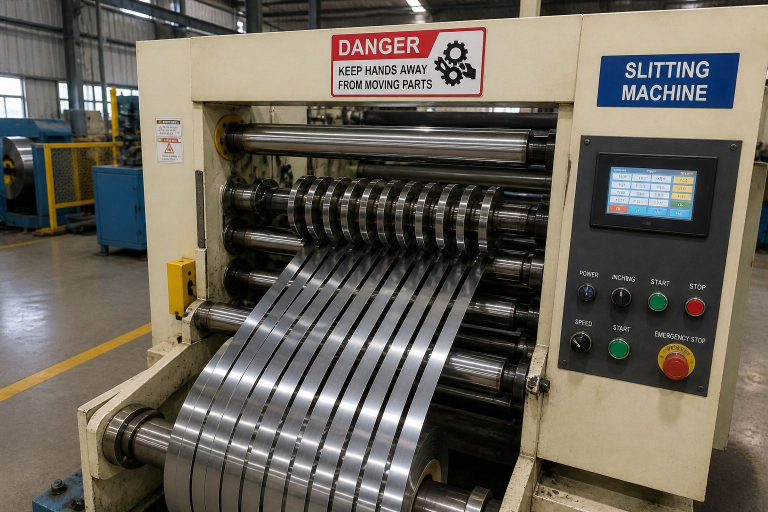
%> input picture withoutobject.jpeg, 1536 x 1024 px (shown at 1/2 size)
$ octave 'classicalmatlab (1).m'   (GNU Octave 9; MATLAB toolbox functions it lacks are replaced by stand-ins)
%> lines starting %> are read from the running program, lines starting %| are printed output that depends on the picture; in (x1, y1, x2, y2) boxes, pixels count from 0 and x2, y2 are one past the last pixel; in counts of white or black regions, pixels touching at a corner belong together; the program's own positions count from 1
%% ================================================================
%  hand_safety_detector.m
%  Industrial Hand / Danger-Zone Safety System — Classical IPCV
%
%  Core problem solved here:
%    Skin segmentation detects BOTH hand and face.
%    This script suppresses the face using three independent layers:
%      (1) Spatial proximity  — only blobs near the danger zone survive
%      (2) Geometric shape    — circular/compact blobs (face) are rejected
%      (3) Distance priority  — closest-to-zone blob wins, not largest
%
%  Inputs  : withoutobject.jpeg  (hand NOT in danger zone)
%            withobject.jpeg     (hand IN danger zone)
%  Outputs : 4-panel figure per image + console alert
%% ================================================================

clc; clear; close all;

%% ────────────────────────────────────────────────────────────────
%%  SECTION A — ALL TUNABLE PARAMETERS  (edit only here)
%% ────────────────────────────────────────────────────────────────

% ── Danger zone  [x_left  y_top  width  height]  (pixels) ───────
%    Use MATLAB's impixelinfo / imtool to read exact coordinates.
DANGER_ZONE = [460, 240, 260, 200];
% ── YCbCr skin thresholds (Kovac et al. 2003 / Chai & Ngan 1999) ─
CB_MIN = 77;   CB_MAX = 127;
CR_MIN = 133;  CR_MAX = 173;
Y_MIN  = 40;   Y_MAX  = 230;     % clamp shadows (low) and specular (high)

% ── HSV secondary refinement (set USE_HSV=false to disable) ──────
USE_HSV = true;
H_MIN   = 0.00;  H_MAX = 0.11;   % hue  : red-orange skin band
S_MIN   = 0.08;  S_MAX = 0.88;   % sat  : not grey, not fully saturated
V_MIN   = 0.18;                   % val  : reject near-black regions

% ── Gaussian pre-filter ──────────────────────────────────────────
GAUSS_SIGMA = 1.5;
GAUSS_SIZE  = 5;

% ── Morphological structuring element radii ──────────────────────
SE_CLOSE_R = 13;    % closing  – bridges finger gaps / ring holes
SE_OPEN_R  = 5;     % opening  – strips thin noise filaments

% ── Connected-component quality filters ──────────────────────────
MIN_AREA        = 1500;   % px²  – minimum blob area kept
MAX_AREA        = 80000;  % px²  – cap to ignore merged head+body blobs
MIN_EXTENT      = 0.12;   % area/bbox  – rejects ring-shaped artefacts
MAX_SOLIDITY    = 0.92;   % area/convexhull  – rejects compact (face) blobs
MIN_ASPECT      = 0.30;   % short/long side  – rejects extremely elongated noise
                          %   (hand is irregular but not a thin line)

% ── Spatial proximity filter (KEY face-suppression layer) ────────
%    Only blobs whose bounding-box centre is within PROXIMITY_MARGIN
%    pixels of the danger-zone bounding box are considered.
%    The face is typically 300–600 px away; the hand is ≤150 px.
PROXIMITY_MARGIN = 180;   % pixels

% ── Face-region exclusion mask (optional hard exclusion) ─────────
%    If the face always appears in the upper-left quadrant, set
%    EXCLUDE_FACE_REGION = true and define the rectangle below.
%    This is a belt-and-suspenders layer on top of the filters above.
EXCLUDE_FACE_REGION = false;
FACE_EXCLUDE_RECT   = [0, 0, 200, 220];  % [x y w h] – upper-left crop

%% ────────────────────────────────────────────────────────────────
%%  SECTION B — LOAD IMAGES
%% ────────────────────────────────────────────────────────────────

img_safe   = safe_imread('withoutobject.jpeg');
%> in safe_imread, raw is the input picture: size 1024x1536x3 uint8; mean R, G, B 104.6, 99, 89.1
img_danger = safe_imread('withobject.jpeg');
%> call 2 of safe_imread, with filename = 'withobject.jpeg'
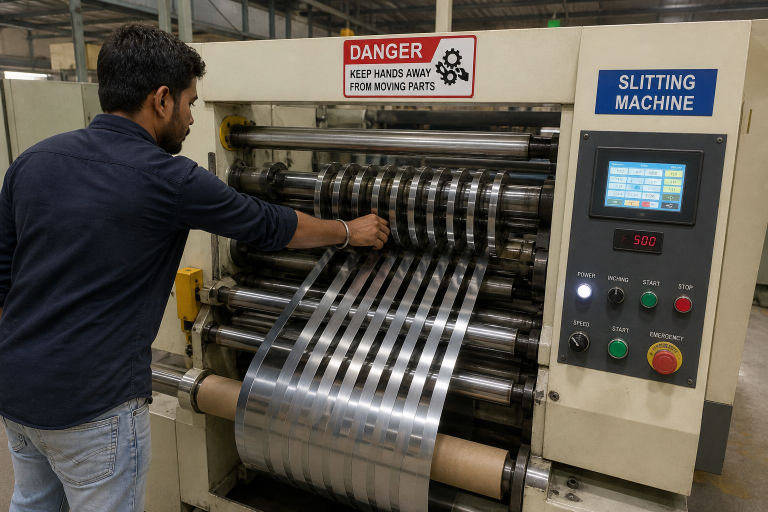
%> input picture withobject.jpeg, 1536 x 1024 px (shown at 1/2 size)
%> in safe_imread, raw is the input picture: size 1024x1536x3 uint8; mean R, G, B 90.8, 85.5, 76.7

%% ────────────────────────────────────────────────────────────────
%%  SECTION C — RUN DETECTOR ON BOTH IMAGES
%% ────────────────────────────────────────────────────────────────

fprintf('\n=== Industrial Hand Safety Detector ===\n\n');

process_image(img_safe, DANGER_ZONE, ...
    CB_MIN, CB_MAX, CR_MIN, CR_MAX, Y_MIN, Y_MAX, ...
    USE_HSV, H_MIN, H_MAX, S_MIN, S_MAX, V_MIN, ...
    SE_CLOSE_R, SE_OPEN_R, GAUSS_SIGMA, GAUSS_SIZE, ...
    MIN_AREA, MAX_AREA, MIN_EXTENT, MAX_SOLIDITY, MIN_ASPECT, ...
    PROXIMITY_MARGIN, EXCLUDE_FACE_REGION, FACE_EXCLUDE_RECT, ...
    'Image A — withoutobject  (expected: SAFE)');

process_image(img_danger, DANGER_ZONE, ...
    CB_MIN, CB_MAX, CR_MIN, CR_MAX, Y_MIN, Y_MAX, ...
    USE_HSV, H_MIN, H_MAX, S_MIN, S_MAX, V_MIN, ...
    SE_CLOSE_R, SE_OPEN_R, GAUSS_SIGMA, GAUSS_SIZE, ...
    MIN_AREA, MAX_AREA, MIN_EXTENT, MAX_SOLIDITY, MIN_ASPECT, ...
    PROXIMITY_MARGIN, EXCLUDE_FACE_REGION, FACE_EXCLUDE_RECT, ...
    'Image B — withobject     (expected: HAND IN DANGER ZONE)');


%% ================================================================
%%  LOCAL FUNCTIONS
%% ================================================================

function process_image(img, dz, ...
        cb_min, cb_max, cr_min, cr_max, y_min, y_max, ...
        use_hsv, h_min, h_max, s_min, s_max, v_min, ...
        se_close_r, se_open_r, g_sigma, g_sz, ...
        min_area, max_area, min_extent, max_solidity, min_aspect, ...
        prox_margin, excl_face, face_rect, fig_title)
%> called with dz = [460 240 260 200], cb_min = 77, cb_max = 127, cr_min = 133, cr_max = 173, y_min = 40, y_max = 230, use_hsv = true

    [imgH, imgW, ~] = size(img);

    % ── 1. Gaussian smoothing ─────────────────────────────────────
    %  Reduces JPEG block artefacts and sensor noise before colour ops.
    h_g   = fspecial('gaussian', [g_sz g_sz], g_sigma);
    img_f = imfilter(img, h_g, 'replicate');

    % ── 2. YCbCr skin mask ────────────────────────────────────────
    %  Cb/Cr chrominance is stable across illumination changes.
    %  Y bounds suppress cast shadows (low Y) and metal glare (high Y).
    ycbcr = rgb2ycbcr(img_f);
    Y  = double(ycbcr(:,:,1));
    Cb = double(ycbcr(:,:,2));
    Cr = double(ycbcr(:,:,3));

    mask_ycbcr = (Cb >= cb_min) & (Cb <= cb_max) & ...
                 (Cr >= cr_min) & (Cr <= cr_max) & ...
                 (Y  >= y_min)  & (Y  <= y_max);
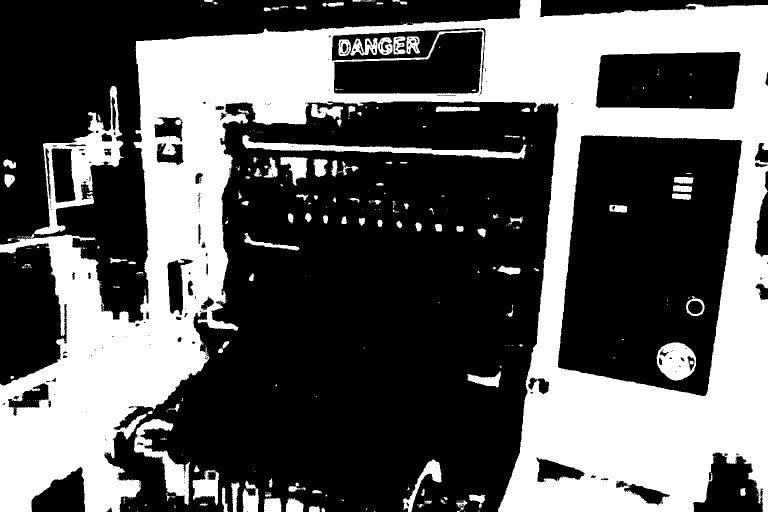
%> mask_ycbcr: size 1024x1536 logical (shown at 1/2 size); 37.1% white; 388 white regions (261 under 20 px), largest, box (x1, y1, x2, y2) and area: (0, 0, 1536, 1024) 523802, (68, 172, 248, 469) 13232, (485, 270, 1053, 319) 6644

    % ── 3. Optional HSV refinement ────────────────────────────────
    %  Intersecting YCbCr with HSV rejects copper-coloured metal,
    %  wooden surfaces, and orange PPE that share Cb/Cr with skin.
    if use_hsv
        hsv      = rgb2hsv(img_f);
        H = hsv(:,:,1);  S = hsv(:,:,2);  V = hsv(:,:,3);
        mask_hsv = (H >= h_min) & (H <= h_max) & ...
                   (S >= s_min) & (S <= s_max) & ...
                   (V >= v_min);
        skin_raw = mask_ycbcr & mask_hsv;
    else
        skin_raw = mask_ycbcr;
    end

    % ── 4. Hard face-region exclusion (optional) ──────────────────
    %  Zeroes out a known face rectangle in the mask.
    %  Only use when the face location is predictable across all images.
    if excl_face
        fr = round(face_rect);
        r1 = max(1, fr(2));  r2 = min(imgH, fr(2)+fr(4));
        c1 = max(1, fr(1));  c2 = min(imgW, fr(1)+fr(3));
        skin_raw(r1:r2, c1:c2) = false;
    end

    % ── 5. Morphological pipeline ─────────────────────────────────
    %  Order: close → open → fill → area-open
    %
    %  Closing (r=13): dilation then erosion.
    %    Bridges the inter-finger gaps and ring/knuckle holes that
    %    skin thresholding leaves inside the palm.
    se_c     = strel('disk', se_close_r);
    m_closed = imclose(skin_raw, se_c);

    %  Opening (r=5): erosion then dilation.
    %    Strips thin filaments and isolated noise pixels that closing
    %    may have created at specular edges on metal.
    se_o     = strel('disk', se_open_r);
    m_opened = imopen(m_closed, se_o);

    %  Hole filling: catches internal reflections inside palm.
    m_filled = imfill(m_opened, 'holes');

    %  bwareaopen: drops every blob < min_area before regionprops,
    %  keeping the array sparse and the later loop fast.
    m_clean  = bwareaopen(m_filled, min_area);
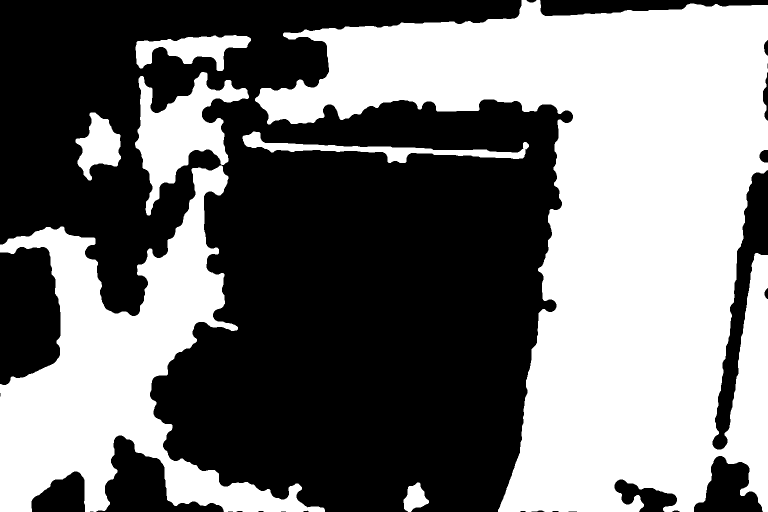
%> m_clean: size 1024x1536 logical (shown at 1/2 size); 46% white; 7 white regions

    % ── 6. Connected-component extraction ─────────────────────────
    cc    = bwconncomp(m_clean, 8);
%> cc = 7 connected components
    props = regionprops(cc, 'Area', 'BoundingBox', ...
                            'Extent', 'Solidity', 'Centroid');
%> props = 7 regions; largest, box (x1, y1, x2, y2), Area, Centroid, Extent and Solidity: (510, 0, 1536, 1024) 511557 [1221 458.6] 0.487 0.619, (0, 331, 650, 1024) 161694 [234.8 748.8] 0.359 0.461, (270, 144, 498, 431) 25834 [360.8 263.7] 0.395 0.564, (271, 70, 502, 142) 8354 [383.6 98] 0.502 0.621

    % ── 7. Danger-zone geometry (used in filters below) ───────────
    dz_cx = dz(1) + dz(3)/2;   % danger-zone centre x
    dz_cy = dz(2) + dz(4)/2;   % danger-zone centre y

    % Axis-aligned proximity box expanded by PROX_MARGIN
    prox_x1 = dz(1) - prox_margin;
    prox_y1 = dz(2) - prox_margin;
    prox_x2 = dz(1) + dz(3) + prox_margin;
    prox_y2 = dz(2) + dz(4) + prox_margin;

    % ── 8. Candidate selection — three filter layers ──────────────
    best_bbox = [];
    best_dist = inf;

    for k = 1:length(props)
        bb  = props(k).BoundingBox;          % [x y w h]
        cx  = props(k).Centroid(1);
        cy  = props(k).Centroid(2);
        ar  = props(k).Area;
        ext = props(k).Extent;
        sol = props(k).Solidity;
        asp = min(bb(3),bb(4)) / max(bb(3),bb(4));   % ∈ (0,1]; circle ≈ 1

        % ── Layer 1: Area bounds ─────────────────────────────────
        %  Reject dust (< min_area, already done by bwareaopen) and
        %  merged head-body blobs that are unrealistically large.
        if ar < min_area || ar > max_area
            continue;
        end

        % ── Layer 2: Shape / geometry filters ────────────────────
        %  Extent: hollow or ring-shaped artefacts have low extent.
        if ext < min_extent
            continue;
        end
        %  Solidity: the face has a near-convex silhouette (solidity
        %  close to 1.0). The hand is irregular (lower solidity).
        %  A threshold of 0.92 rejects compact circular blobs.
        if sol > max_solidity
            continue;
        end
        %  Aspect ratio: the hand is never a near-square compact blob
        %  (that is the face). Values < min_aspect mean very elongated
        %  noise (a thin arm stripe); both extremes are rejected.
        if asp < min_aspect
            continue;
        end

        % ── Layer 3: Spatial proximity to danger zone ─────────────
        %  Only blobs whose centroid falls inside the proximity box
        %  are considered. This is the primary face-suppression step:
        %  the face is always far from the machine / danger zone.
        if cx < prox_x1 || cx > prox_x2 || cy < prox_y1 || cy > prox_y2
            continue;
        end

        % ── Distance priority: prefer closest blob to zone centre ──
        %  Using centroid-to-zone-centre Euclidean distance.
        %  This replaces the naive "pick largest" rule that caused
        %  the face to dominate when it had more skin pixels.
        dist = sqrt((cx - dz_cx)^2 + (cy - dz_cy)^2);
        if dist < best_dist
            best_dist = dist;
            best_bbox = bb;
        end
    end
%> this loop made 7 passes
%> (cx, cy, ar, ext, sol, asp, dist, best_dist) on pass 3: (360.8, 263.7, 25834, 0.395, 0.564, 0.794, 241.5, 241.5)

    hand_detected = ~isempty(best_bbox);
%> hand_detected = true

    % ── 9. Overlap test (axis-aligned SAT) ────────────────────────
    in_danger = false;
    if hand_detected
        in_danger = boxes_overlap(best_bbox, dz);
%> in boxes_overlap, `ax2 = A(1)+A(3)`: ax2 = 498.5
%> in boxes_overlap, `ay2 = A(2)+A(4)`: ay2 = 431.5
%> in boxes_overlap, `result = ~(ax2 < B(1) || bx2 < A(1) || ay2 < B(2) || by2 < A(2));`: result = true
%> in_danger = true
    end

    % ── 10. Four-panel visualisation ──────────────────────────────
    figure('Name', fig_title, 'NumberTitle', 'off', ...
           'Position', [60 60 1280 680]);

    %  Panel 1 — original with danger zone marker
    subplot(1,4,1);
    imshow(img); hold on;
    rectangle('Position', dz, 'EdgeColor', 'yellow', ...
              'LineStyle', '--', 'LineWidth', 2);
    title('Original + Danger Zone', 'FontWeight', 'bold');

    %  Panel 2 — raw skin mask
    subplot(1,4,2);
    imshow(skin_raw);
    title('Skin mask (YCbCr ∩ HSV)', 'FontWeight', 'bold');

    %  Panel 3 — after full morphological pipeline
    subplot(1,4,3);
    % Show all surviving candidates before the distance filter in cyan,
    % and the selected hand blob in white, to aid parameter tuning.
    overlay = repmat(m_clean, [1 1 3]);
    if hand_detected
        % paint selected blob bright white for visibility
        hb = round(best_bbox);
%> hb = [271 145 228 287]
        r1 = max(1,hb(2)); r2 = min(imgH, hb(2)+hb(4));
%> after `r1 = max(1,hb(2))`: r1 = 145
%> after `r2 = min(imgH, hb(2)+hb(4))`: r2 = 432
        c1 = max(1,hb(1)); c2 = min(imgW, hb(1)+hb(3));
%> after `c1 = max(1,hb(1))`: c1 = 271
%> after `c2 = min(imgW, hb(1)+hb(3))`: c2 = 499
        sel_mask = false(imgH, imgW);
        sel_mask(r1:r2, c1:c2) = m_clean(r1:r2, c1:c2);
        overlay(:,:,1) = m_clean | sel_mask;
        overlay(:,:,2) = m_clean & ~sel_mask;
        overlay(:,:,3) = m_clean & ~sel_mask;
    end
    imshow(uint8(overlay * 255));
    title('Morph result (white=selected)', 'FontWeight', 'bold');

    %  Panel 4 — final annotated result
    subplot(1,4,4);
    imshow(img); hold on;

    if in_danger
        clr  = 'red';
        lbl  = 'HAND IN DANGER ZONE!';
        tclr = [1 0.08 0.08];
    else
        clr  = 'green';
        lbl  = 'SAFE';
        tclr = [0.05 0.9 0.05];
    end

    % Dashed danger-zone rectangle
    rectangle('Position', dz, 'EdgeColor', clr, ...
              'LineStyle', '--', 'LineWidth', 2.5);
    text(dz(1)+5, dz(2)-7, 'DANGER ZONE', ...
         'Color', clr, 'FontSize', 9, 'FontWeight', 'bold');

    % Solid hand bounding box
    if hand_detected
        rectangle('Position', best_bbox, ...
                  'EdgeColor', clr, 'LineWidth', 2.5);
        text(best_bbox(1)+5, best_bbox(2)-7, 'HAND', ...
             'Color', clr, 'FontSize', 9, 'FontWeight', 'bold');
    end

    % Alert banner
    text(6, 22, lbl, 'Color', tclr, 'FontSize', 13, ...
         'FontWeight', 'bold', 'BackgroundColor', 'k');

    title(sprintf('Result: %s', lbl), ...
          'Color', tclr, 'FontWeight', 'bold', 'FontSize', 11);
    hold off;

    sgtitle(fig_title, 'FontSize', 12, 'FontWeight', 'bold');

    % ── Console output ────────────────────────────────────────────
    if in_danger
        fprintf('[ALERT] %-44s | BBox [%.0f %.0f %.0f %.0f]  dist=%.0f\n', ...
                fig_title, best_bbox, best_dist);
%| [ALERT] Image A — withoutobject  (expected: SAFE)  | BBox [270 144 228 287]  dist=242
%> call 2 of process_image, with dz = [460 240 260 200], cb_min = 77, cb_max = 127, cr_min = 133, cr_max = 173, y_min = 40, y_max = 230, use_hsv = true
%> in process_image (call 2), `H = hsv(:,:,1)`:
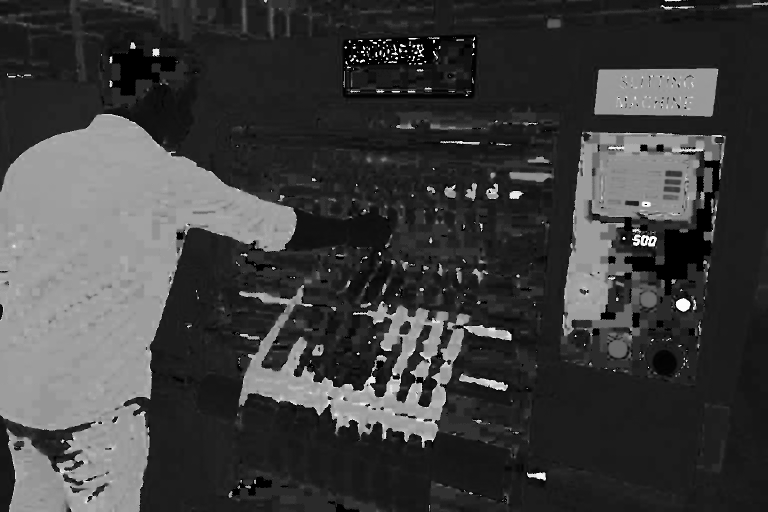
%> H: size 1024x1536 double (shown at 1/2 size); min 0, max 0.999, mean 0.246
%> in process_image (call 2), `S = hsv(:,:,2)`:
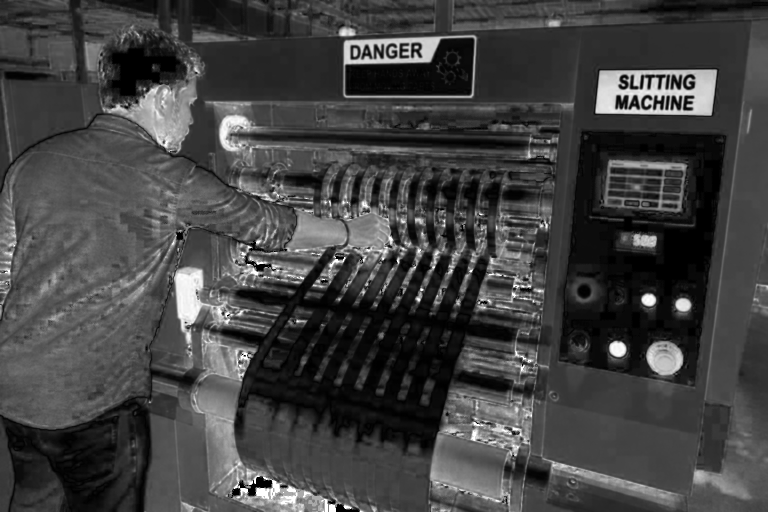
%> S: size 1024x1536 double (shown at 1/2 size); min 0, max 1, mean 0.261
%> in process_image (call 2), `m_clean  = bwareaopen(m_filled, min_area);`:
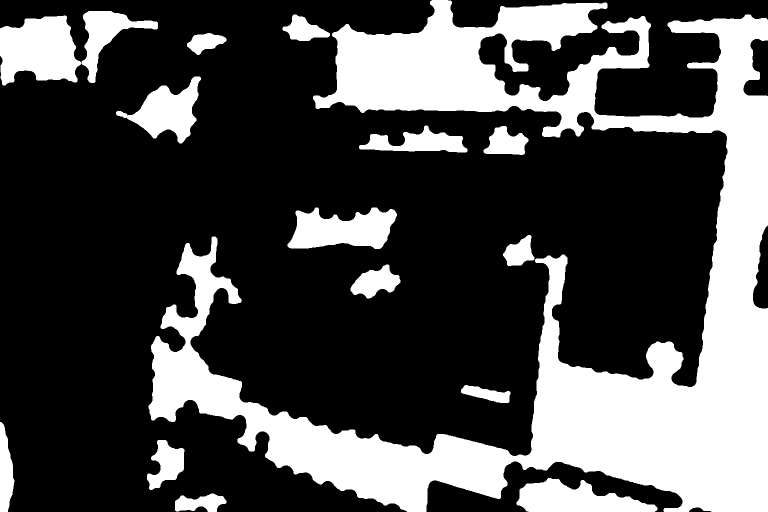
%> m_clean: size 1024x1536 logical (shown at 1/2 size); 29.6% white; 16 white regions
%> in process_image (call 2), `cc    = bwconncomp(m_clean, 8);`: cc = 16 connected components
%> in process_image (call 2), `props = regionprops(cc, 'Area', 'BoundingBox', 'Extent', 'Solidity', '..`: props = 16 regions; largest, box (x1, y1, x2, y2), Area, Centroid, Extent and Solidity: (297, 0, 1536, 1024) 374020 [1096.8 583.7] 0.295 0.345, (0, 31, 162, 171) 16884 [78.4 100.8] 0.744 0.856, (575, 415, 794, 498) 12534 [685.7 460.2] 0.69 0.771
%> the loop in process_image (call 2), `for k = 1:length(props)` made 16 passes
%> (cx, cy, ar, ext, sol, asp, dist, best_dist) on passes 4, 10: (335.8, 223.7, 10245, 0.45, 0.731, 0.788, 279.6, 279.6), (685.7, 460.2, 12534, 0.69, 0.771, 0.379, 153.6, 153.6)
%> in process_image (call 2), `hb = round(best_bbox);`: hb = [576 416 219 83]
%> in process_image (call 2), `r1 = max(1,hb(2))`: r1 = 416
%> in process_image (call 2), `r2 = min(imgH, hb(2)+hb(4))`: r2 = 499
%> in process_image (call 2), `c1 = max(1,hb(1))`: c1 = 576
%> in process_image (call 2), `c2 = min(imgW, hb(1)+hb(3))`: c2 = 795
%| [ALERT] Image B — withobject     (expected: HAND IN DANGER ZONE) | BBox [576 416 219 83]  dist=154
%> `process_image(img_danger, DANGER_ZONE, CB_MIN, CB_MAX, CR_MIN, CR_MAX,..`:
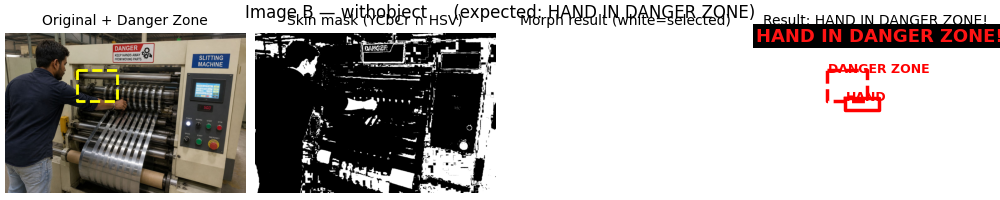
%> figure redrawn from the program's plot data, 4 panels
    elseif hand_detected
        fprintf('[SAFE]  %-44s | Hand outside zone. BBox [%.0f %.0f %.0f %.0f]  dist=%.0f\n', ...
                fig_title, best_bbox, best_dist);
    else
        fprintf('[SAFE]  %-44s | No hand candidate found near danger zone.\n', ...
                fig_title);
    end
end


%% ── boxes_overlap ───────────────────────────────────────────────
%  Axis-aligned bounding-box intersection (Separating Axis Theorem).
%  Format: [x_left  y_top  width  height]
function result = boxes_overlap(A, B)
    ax2 = A(1)+A(3);  ay2 = A(2)+A(4);
    bx2 = B(1)+B(3);  by2 = B(2)+B(4);
    result = ~(ax2 < B(1) || bx2 < A(1) || ay2 < B(2) || by2 < A(2));
end


%% ── safe_imread ─────────────────────────────────────────────────
%  Loads any supported image and returns a uint8 RGB array.
function img = safe_imread(filename)
    if ~isfile(filename)
        error(['File not found: "%s"\n' ...
               'Working directory: %s\n' ...
               'Tip: use >> cd(''folder_with_images'') before running.'], ...
               filename, pwd);
    end
    raw = imread(filename);
    if size(raw,3) == 1,  raw = cat(3,raw,raw,raw); end   % greyscale→RGB
    if size(raw,3) == 4,  raw = raw(:,:,1:3);        end   % RGBA→RGB
    img = im2uint8(raw);
end
